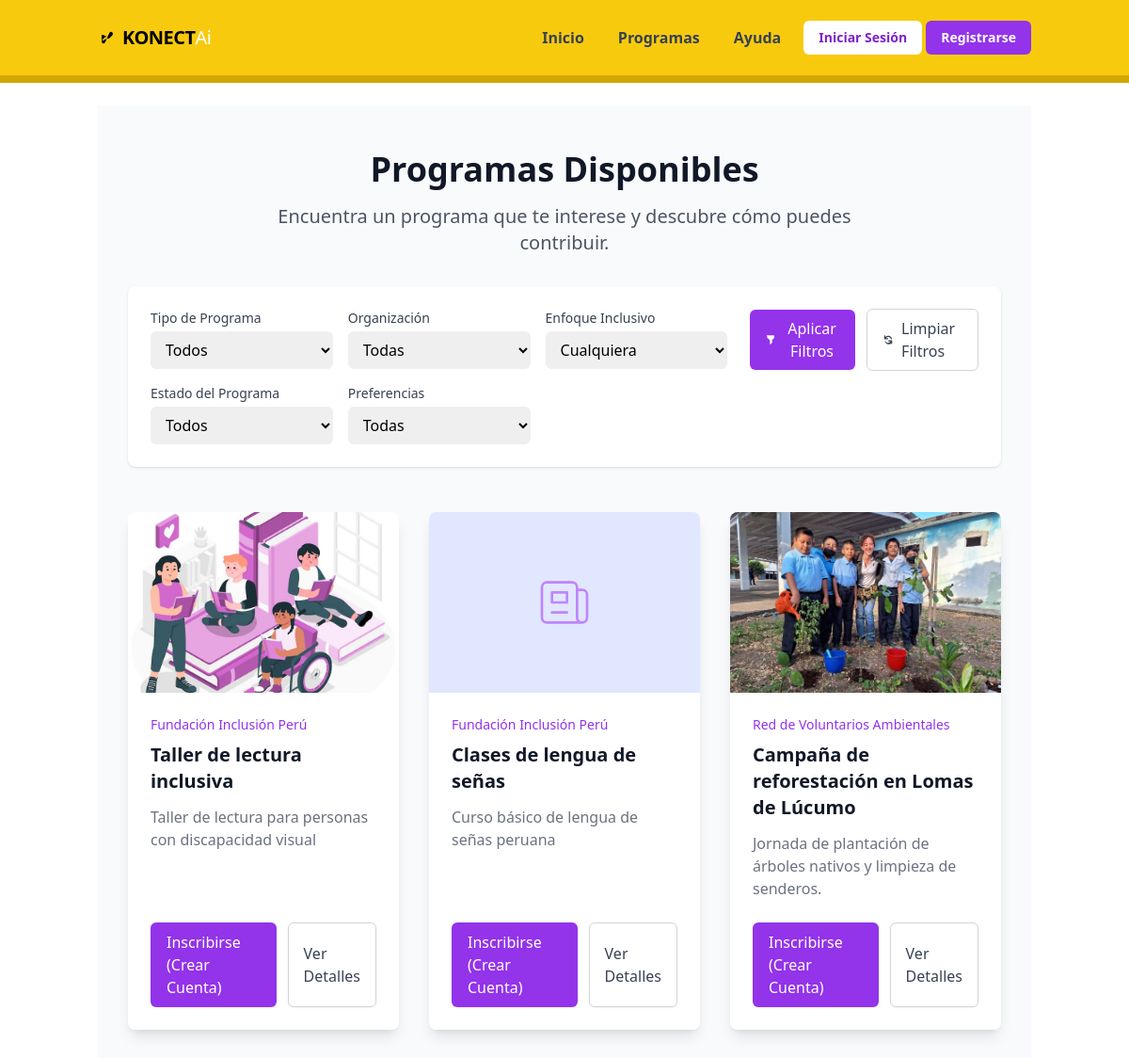
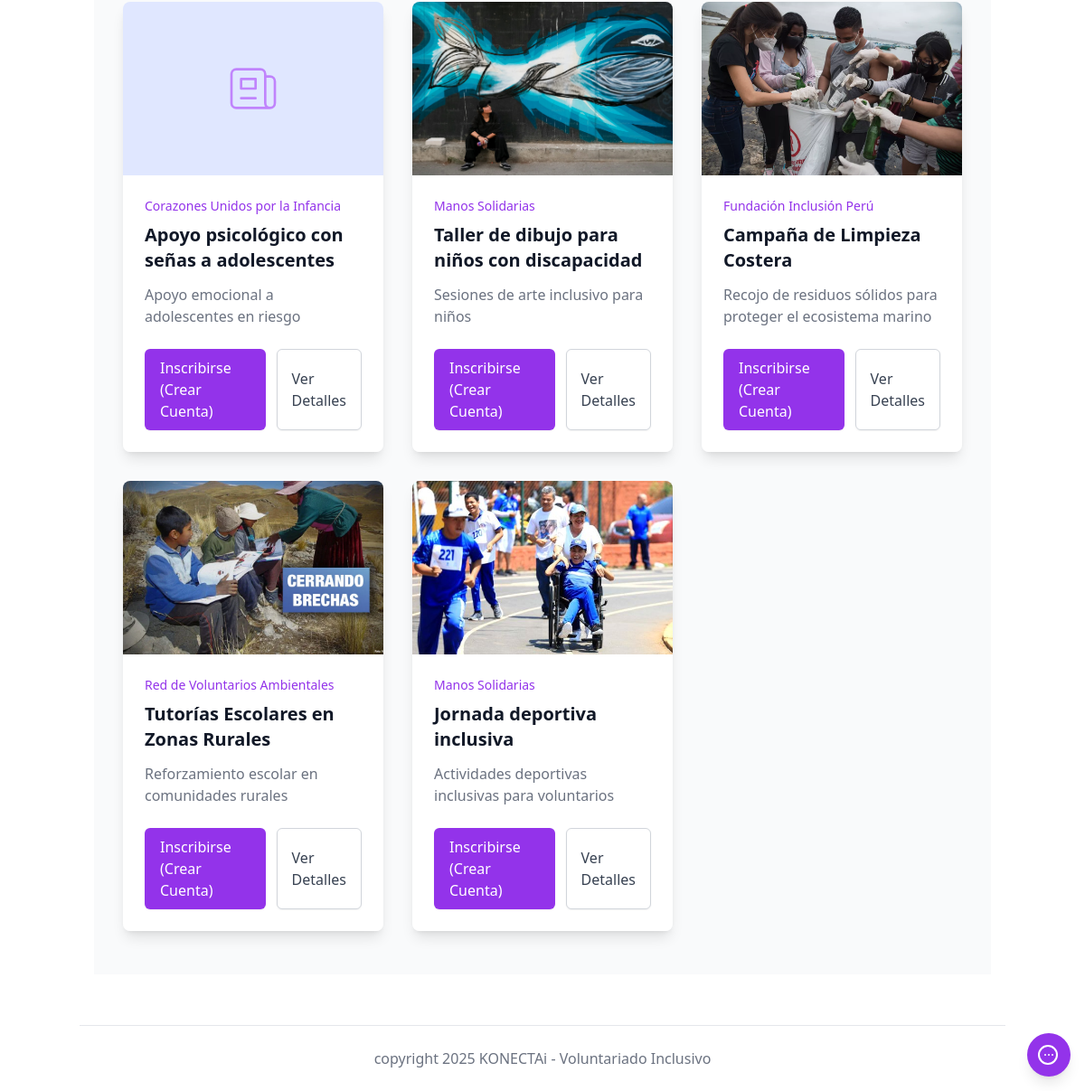
Page /programs on the committed database (2 pictures, top to bottom).
### model/models.py (models this page shows)
class Actividades(db.Model):
    __tablename__ = 'actividades'
    id_actividad = db.Column(db.Integer, primary_key=True, autoincrement=True)
    nombre = db.Column(db.String(255))
    descripcion = db.Column(db.Text)
    fecha_actividad = db.Column(db.DateTime)
    ubicacion = db.Column(db.String(255))
    tipo = db.Column(db.Enum('presencial', 'virtual', name='tipo_actividad_enum'))
    habilidades_requeridas = db.Column(db.Text)
    es_inclusiva = db.Column(db.Boolean, default=False)
    cupo_maximo = db.Column(db.Integer)
    estado = db.Column(db.Enum(EstadoActividad, name='estado_actividad_enum', values_callable=lambda x: [e.value for e in x]), default=EstadoActividad.ABIERTO)
    imagen = db.Column(db.String(255))
    compatibilidad = db.Column(db.DECIMAL(5, 2))
    etiqueta = db.Column(db.String(100))
    id_organizacion = db.Column(db.Integer, ForeignKey('organizaciones.id_organizacion'))
    organizacion = relationship("Organizaciones", back_populates="actividades")
    discapacidades = relationship("Discapacidades", secondary=actividad_discapacidad_table, back_populates="actividades")
    facilidades = relationship("Facilidad", secondary=actividad_facilidad_table, back_populates="actividades")
    auditoria_actividad = relationship("AuditoriaActividad", back_populates="actividad")
    inscripciones = relationship("Inscripciones", back_populates="actividad")

class Organizaciones(db.Model):
    __tablename__ = 'organizaciones'
    id_organizacion = db.Column(db.Integer, primary_key=True, autoincrement=True)
    nombre_org = db.Column(db.String(255), unique=True, nullable=False)
    descripcion_org = db.Column(db.Text)
    direccion_fisica = db.Column(db.String(255))
    logo = db.Column(db.Text)
    fecha_registro = db.Column(db.DateTime, default=datetime.utcnow)
    usuarios = relationship("Usuarios", secondary=usuario_organizacion_table, back_populates="organizaciones")
    actividades = relationship("Actividades", back_populates="organizacion")

### controller/routes.py (the view)
@main_bp.route('/programs')
def programs():
    tipo_filter = request.args.get('tipo', None)
    organizacion_filter = request.args.get('organizacion', None)
    estado_filter = request.args.get('estado', None)
    enfoque_inclusivo_filter = request.args.get('enfoque_inclusivo', None)
    tipos = [r[0] for r in db.session.query(Actividades.tipo).distinct().all() if r[0]]
    organizaciones = Organizaciones.query.order_by(Organizaciones.nombre_org).all()
    discapacidades = Discapacidades.query.order_by(Discapacidades.nombre).all()
    estados = [e.value for e in EstadoActividad]
    preferencias_filter_options = Preferencias.query.order_by(Preferencias.nombre_corto).all()
    all_programs, compatibility_scores = get_programs_compatibility(
        tipo_filter=tipo_filter,
        organizacion_filter=organizacion_filter,
        estado_filter=estado_filter,
        enfoque_inclusivo=enfoque_inclusivo_filter,
        preferencia_filter=request.args.get('preferencia', None)
    )
    return render_template('programs.html',
                           programs=all_programs,
                           compatibility_scores=compatibility_scores,
                           tipos=tipos,
                           organizaciones=organizaciones,
                           discapacidades_filter_options=discapacidades,
                           preferencias_filter_options=preferencias_filter_options,
                           estados=estados,
                           current_filters=request.args)

### view/templates/programs.html (shortened to what this page needs)
{% extends "base.html" %}
{% set nav_bg = "bg-hr-programa" %}
{% set border_color = "border-cl-programa" %}
{% block content %}
<div class="py-12 bg-gray-50">
    <div class="max-w-7xl mx-auto px-4 sm:px-6 lg:px-8">
        <div class="lg:text-center">
            <h2 class="text-3xl font-extrabold text-gray-900 sm:text-4xl">
                Programas Disponibles
            </h2>
            <p class="mt-4 max-w-2xl text-xl text-gray-600 lg:mx-auto">
                Encuentra un programa que te interese y descubre cómo puedes contribuir.
            </p>
        </div>
        <form method="GET" action="{{ url_for('main.programs') }}" class="my-8 p-6 bg-white shadow rounded-lg md:flex md:justify-between md:items-start">
            <div class="grid grid-cols-1 sm:grid-cols-2 md:grid-cols-2 lg:grid-cols-3 xl:grid-cols-5 gap-4 md:flex-grow">
                <div>
                    <label for="tipo" class="block text-sm font-medium text-gray-700">Tipo de Programa</label>
                    <select name="tipo" id="tipo" class="mt-1 block w-full pl-3 pr-3 py-2 text-base border-gray-300 focus:outline-none focus:ring-purple-500 focus:border-purple-500 sm:text-base rounded-md">
                        <option value="">Todos</option>
                    </select>
                </div>
                <div>
                    <label for="organizacion" class="block text-sm font-medium text-gray-700">Organización</label>
                    <select name="organizacion" id="organizacion" class="mt-1 block w-full pl-3 pr-10 py-2 text-base border-gray-300 focus:outline-none focus:ring-purple-500 focus:border-purple-500 sm:text-base rounded-md">
                        <option value="">Todas</option>
                    </select>
                </div>
                <div>
                    <label for="enfoque_inclusivo" class="block text-sm font-medium text-gray-700">Enfoque Inclusivo</label>
                    <select name="enfoque_inclusivo" id="enfoque_inclusivo" class="mt-1 block w-full pl-3 pr-10 py-2 text-base border-gray-300 focus:outline-none focus:ring-purple-500 focus:border-purple-500 sm:text-base rounded-md">
                        <option value="" {% if not current_filters.get('enfoque_inclusivo') %}selected{% endif %}>Cualquiera</option>
                    </select>
                </div>
                <div>
                    <label for="estado" class="block text-sm font-medium text-gray-700">Estado del Programa</label>
                    <select name="estado" id="estado" class="mt-1 block w-full pl-3 pr-10 py-2 text-base border-gray-300 focus:outline-none focus:ring-purple-500 focus:border-purple-500 sm:text-base rounded-md">
                        <option value="">Todos</option>
                    </select>
                </div>
                <div>
                    <label for="preferencia" class="block text-sm font-medium text-gray-700">Preferencias</label>
                    <select name="preferencia" id="preferencia" class="mt-1 block w-full pl-3 pr-10 py-2 text-base border-gray-300 focus:outline-none focus:ring-purple-500 focus:border-purple-500 sm:text-base rounded-md">
                        <option value="">Todas</option>
                    </select>
                </div>
            </div>
            <div class="md:ml-6 md:mt-0 flex items-center">
                <button type="submit" class="inline-flex items-center px-4 py-2 bg-purple-600 text-white rounded-md hover:bg-purple-700 focus:outline-none focus:ring-2 focus:ring-offset-2 focus:ring-purple-500 text-base">
                    <svg xmlns="http://www.w3.org/2000/svg" class="h-5 w-5 mr-2" viewBox="0 0 20 20" fill="currentColor">
                        <path fill-rule="evenodd" d="M3 3a1 1 0 011-1h12a1 1 0 011 1v3a1 1 0 01-.293.707L13 10.414V15a1 1 0 01-.293.707l-2 2A1 1 0 019 17v-6.586L4.293 6.707A1 1 0 014 6V3z" clip-rule="evenodd" />
                    </svg>
                    Aplicar Filtros
                </button>
                <a href="{{ url_for('main.programs') }}" class="ml-3 inline-flex items-center px-4 py-2 border border-gray-300 rounded-md text-gray-700 bg-white hover:bg-gray-50 focus:outline-none focus:ring-2 focus:ring-offset-2 focus:ring-purple-500">
                    Limpiar Filtros
                </a>
            </div>
        </form>
        {% if programs %}
            <div class="mt-12 grid gap-8 md:grid-cols-2 lg:grid-cols-3">
                {% for program in programs %}
                <div class="flex flex-col rounded-lg shadow-lg overflow-hidden hover:shadow-xl hover:-translate-y-1 transition-all duration-300 ease-in-out">
                    <div class="h-48 w-full flex-shrink-0">
                        {% if program.imagen and program.imagen != 'ninguno.jpg' %}
                            <img class="h-48 w-full object-cover" src="{{ url_for('static', filename='imagenes/' + program.imagen) }}" alt="{{ program.nombre }}">
                        {% else %}
                            <div class="h-48 w-full bg-indigo-100 flex items-center justify-center">
                            </div>
                        {% endif %}
                    </div>
                    <div class="flex-1 bg-white p-6 flex flex-col justify-between">
                        <div class="flex-1">
                            <p class="text-sm font-medium text-purple-600">
                                {{ program.organizacion.nombre_org if program.organizacion else "No disponible" }}
                            </p>
                            <a href="#" class="block mt-2">
                                <p class="text-xl font-semibold text-gray-900">
                                    {{ program.nombre }}
                                </p>
                                <p class="mt-3 text-base text-gray-500">
                                    {{ (program.descripcion if program.descripcion else "No hay descripción disponible.") | truncate(150, True, '...', 0) }}
                                </p>
                            </a>
                        </div>
                        <div class="mt-6 flex items-center">
                            <div class="ml-auto flex space-x-3">
                                {% if current_user.is_authenticated %}
                                    {% if current_user.perfil == 'voluntario' %}
                                        <form method="POST" action="{{ url_for('program.enroll_program', program_id=program.id_actividad) }}">
                                            <button type="submit" class="inline-flex items-center px-4 py-2 border border-transparent text-sm font-medium rounded-md shadow-sm text-white bg-green-600 hover:bg-green-700 focus:outline-none focus:ring-2 focus:ring-offset-2 focus:ring-green-500">Inscribirse</button>
                                        </form>
                                    {% else %}
                                        <button type="button" class="inline-flex items-center px-4 py-2 border border-transparent text-sm font-medium rounded-md text-gray-400 bg-gray-200 cursor-not-allowed" disabled>Solo voluntarios</button>
                                    {% endif %}
                                {% else %}
                                    <a href="{{ url_for('auth.register') }}" class="inline-flex items-center px-4 py-2 border border-transparent text-base font-medium rounded-md shadow-sm text-white bg-purple-600 hover:bg-purple-700 focus:outline-none focus:ring-2 focus:ring-offset-2 focus:ring-purple-500">Inscribirse (Crear Cuenta)</a>
                                {% endif %}
                                <a href="{{ url_for('program.view_program_detail', program_id=program.id_actividad) }}" class="inline-flex items-center px-4 py-2 border border-gray-300 shadow-sm text-base font-medium rounded-md text-gray-700 bg-white hover:bg-gray-50 focus:outline-none focus:ring-2 focus:ring-offset-2 focus:ring-purple-500">
                                    Ver Detalles
                                </a>
                            </div>
                        </div>
                    </div>
                </div>
                {% endfor %}
            </div>
        {% endif %}
    </div>
</div>
{% endblock %}

### rows in the picture
Actividades: imagen (picture), organizacion "Fundación Inclusión Perú", nombre "Taller de lectura inclusiva", descripcion "Taller de lectura para personas con discapacidad visual"
Actividades: imagen "ninguno.jpg" (drawn), organizacion "Fundación Inclusión Perú", nombre "Clases de lengua de señas", descripcion "Curso básico de lengua de señas peruana"
Actividades: imagen (picture), organizacion "Red de Voluntarios Ambientales", nombre "Campaña de reforestación en Lomas de Lúcumo", descripcion "Jornada de plantación de árboles nativos y limpieza de senderos."
Actividades: imagen "ninguno.jpg" (drawn), organizacion "Corazones Unidos por la Infancia", nombre "Apoyo psicológico con señas a adolescentes", descripcion "Apoyo emocional a adolescentes en riesgo"
Actividades: imagen (picture), organizacion "Manos Solidarias", nombre "Taller de dibujo para niños con discapacidad", descripcion "Sesiones de arte inclusivo para niños"
Actividades: imagen (picture), organizacion "Fundación Inclusión Perú", nombre "Campaña de Limpieza Costera", descripcion "Recojo de residuos sólidos para proteger el ecosistema marino"
Actividades: imagen (picture), organizacion "Red de Voluntarios Ambientales", nombre "Tutorías Escolares en Zonas Rurales", descripcion "Reforzamiento escolar en comunidades rurales"
Actividades: imagen (picture), organizacion "Manos Solidarias", nombre "Jornada deportiva inclusiva", descripcion "Actividades deportivas inclusivas para voluntarios"
